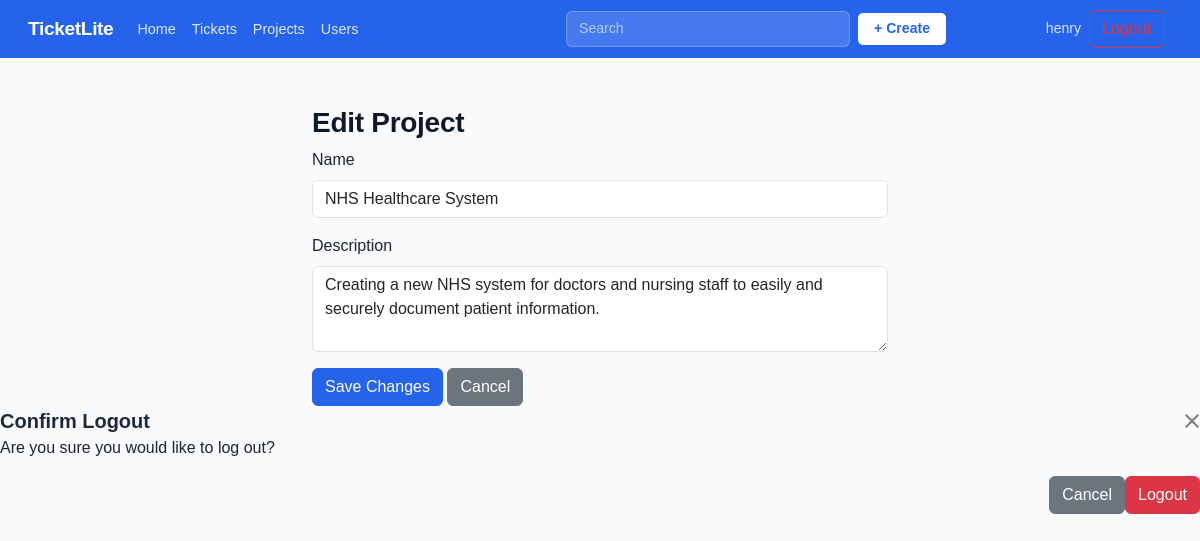
Page /projects/3/edit/ (signed in) on the committed database.
### core/models.py (models this page shows)
class Project(models.Model):
    name = models.CharField(max_length=100)
    description = models.TextField(blank=True) # means this field isnt required within the forms
    created_at = models.DateTimeField(auto_now_add=True) #auto set on creation
    owner = models.ForeignKey(User, on_delete=models.SET_NULL, related_name='projects', null=True, blank=True) # If user deleted, allows the project to go unassigned
    def __str__(self):
        return self.name # shows project name in admin panel

### core/views.py (the view)
# urls.py: path('projects/<int:pk>/edit/', views.edit_project, name='edit_project'),
@login_required
def edit_project(request, pk):
    project = get_object_or_404(Project, pk=pk)
    if not (request.user.is_staff or request.user == project.owner):
        return HttpResponseForbidden()
    if request.method == 'POST':
        form = ProjectForm(request.POST, instance=project)
        if form.is_valid():
            form.save()
            messages.success(request, "Project Updated Successfully.")
            return redirect('core:project_detail', pk=project.pk)
    else:
        form = ProjectForm(instance=project)
    return render(request, 'core/project_edit.html', {
        'form': form,
        'project': project,
        'ticket_form': TicketForm(),
        })

### core/forms.py
class ProjectForm(forms.ModelForm):
    class Meta:
        model = Project
        fields = ['name','description']
        widgets = {
            'name': forms.TextInput(attrs={
                'class': 'form-control',
                'placeholder': 'Project Name'
            }),
            'description': forms.Textarea(attrs={
                'class': 'form-control',
                'rows': 3,
                'placeholder': 'What is this project about?'
            })
        }

class TicketForm(forms.ModelForm):
    class Meta:
        model = Ticket
        fields = ['title', 'description', 'project', 'status', 'priority', 'assigned_to']
        widgets = {
            'title': forms.TextInput(attrs={
                'class': 'form-control',
                'placeholder': 'Ticket Name'
            }),
            'description': forms.Textarea(attrs={
                'class': 'form-control',
                'rows': 4,
                'placeholder': 'What is this ticket about?'
            }),
            'project': forms.Select(attrs={
                'class': 'form-select'
            }),
            'status': forms.Select(attrs={
                'class': 'form-select'
            }),
            'priority': forms.Select(attrs={
                'class': 'form-select'
            }),
            'assigned_to': forms.Select(attrs={
                'class': 'form-select'
            }),
        }

### core/templates/core/project_edit.html (shortened to what this page needs)
{% extends "core/base.html" %}
{% block content %}
<div class="container mt-4" style="max-width: 600px;">
    <h3>Edit Project</h3>
    <form method="post">
        {% for field in form %}
            <div class="mb-3">
                <label class="form-label">{{ field.label }}</label>
                {{ field }}
            </div>
        {% endfor %}
        <button type="submit" class="btn btn-primary">Save Changes</button>
        <a href="{% url 'core:project_detail' project.pk %}" class="btn btn-secondary">Cancel</a>
    </form>
</div>
{% endblock %}

### core/templates/core/base.html (shortened to what this page needs)
<!DOCTYPE html>
<html lang="en">
<head>
    <link href="https://cdn.jsdelivr.net/npm/bootstrap@5.3.2/dist/css/bootstrap.min.css"
        rel="stylesheet">
</head>
<body>
    <nav class="navbar navbar-expand-lg">
        <div class ="container-fluid">
            <a class="navbar-brand" href="{% url 'core:landing' %}">Ticket<span>Lite</span></a>
             {% if request.resolver_match.url_name not in 'landing,login,register' %}
            <ul class="navbar-nav me-auto nav-tabs">
                <li class="nav-item">
                    <a class="nav-link {% if request.resolver_match.url_name == 'home' %}active{% endif %}" href="{% url 'core:home' %}">Home</a>
                </li>
                <li class="nav-item">
                    <a class="nav-link {% if request.resolver_match.url_name == 'ticket_list' %}active{% endif %}" href="{% url 'core:ticket_list' %}">Tickets</a>
                </li>
                <li class="nav-item">
                    <a class="nav-link {% if request.resolver_match.url_name == 'project_list' %}active{% endif %}" href="{% url 'core:project_list' %}">Projects</a>
                </li>
                <li class="nav-item">
                    <a class="nav-link {% if request.resolver_match.url_name == 'user_list' %}active{% endif %}" href="{% url 'core:user_list' %}">Users</a>
                </li>
            </ul>
            <div class="d-flex mx-auto align-items-center gap-2" style="width: 380px;">
                <form class="d-flex flex-grow-1" role="search" action="{% url 'core:search' %}" method="GET">
                    <input class="form-control" type="search" name="q" placeholder="Search" aria-label="Search"
                        value="{{ request.GET.q }}">
                </form>
                <button type="button" class="btn-create"
                    data-bs-toggle="modal" data-bs-target="#createTicketModal">
                    + Create
                </button>
            </div>
            <div class="d-flex align-items-center gap-2">
                {% if user.is_authenticated %}
                    <a class="navbar-text text-decoration-none" href="{% url 'core:profile_view' user.pk %}">
                        {{ user.username }}
                    </a>
                    <button type="button" class="btn btn-outline-danger me-2" data-bs-toggle="modal" data-bs-target="#logoutConfirmationModal">
                    </button>
                {% endif %}
            </div>
            {% endif %}
        </div>
    </nav>
    <div class="container main-content">
        {% block content %}{% endblock %}
    </div>
<div class="modal-fade" id="logoutConfirmationModal" tabindex="-1" aria-hidden="true">
    <div class="modal-dialog modal-dialog-centered">
        <div class="modal-content">
            <form method="post" action="{% url 'core:logout' %}">
                <div class="modal-header">
                    <h5 class="modal-title">Confirm Logout</h5>
                    <button type="button" class="btn-close" data-bs-dismiss="modal"></button>
                </div>
                <div class="modal-body">
                    <p>Are you sure you would like to log out?</p>
                </div>
                <div class="modal-footer">
                    <button type="button" class="btn btn-secondary" data-bs-dismiss="modal">Cancel</button>
                    <button type="submit" class="btn btn-danger">Logout</button>
                </div>
            </form>
        </div>
    </div>
</div>
</body>
</html>

### core/templates/core/base.html (style rules this page uses)
:root { --accent: #2563eb; --accent-dark: #1d4ed8; --nav-bg: #2563eb; --nav-text: #ffffff; --body-bg: #f8fafc; --card-border: #e2e8f0; --text-muted: #64748b; }
body { background-color: var(--body-bg); font-family: 'Gill Sans', 'Gill Sans MT', Calibri, 'Trebuchet MS', sans-serif; }
.navbar { background-color: var(--nav-bg) !important; border-bottom: none; padding: 0.6rem 1rem; }
.navbar-brand { color: white !important; font-weight: 700; font-size: 1.2rem; letter-spacing: -0.02em; }
.navbar .nav-link { color: rgba(255,255,255,0.85) !important; font-size: 0.9rem; padding: 0.4rem 0.75rem; border-radius: 4px; transition: background 0.15s ease; border: none !important }
.navbar .nav-tabs { border-bottom: none; }
.navbar-text { color: rgba(255,255,255,0.85) !important; font-size: 0.88rem; }
.btn-primary { background-color: var(--accent); border-color: var(--accent); }
h2, h3 { font-weight: 600; color: #0f172a; letter-spacing: -0.01em; }
h5, h6 { font-weight: 600; color: #1e293b; }
.navbar .form-control { background: rgba(255,255,255,0.15); border: 1px solid rgba(255,255,255,0.25); color: #ffffff; font-size: 0.88rem; }
.navbar .form-control::placeholder { color: rgba(255,255,255,0.6); }
.btn-create { background: #ffffff; color: var(--accent); border: none; font-weight: 600; font-size: 0.88rem; padding: 5px 16px; border-radius: 5px; transition: background 0.15s ease; }
.main-content { padding-top: 1.5rem; }

### rows in the picture
Project: form "NHS Healthcare System" "Creating a new NHS system for doctors and nursing staff to easily and securely document patient information."

### other values in the picture
{{ user.username }} "henry"
{{ field.label }} "Name" "Description"
